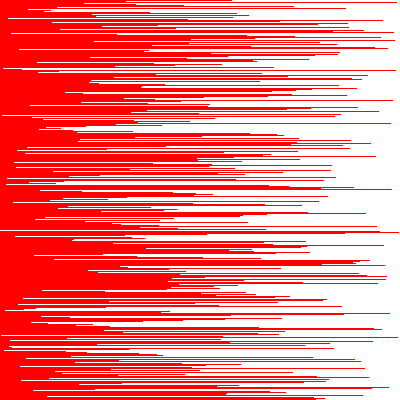
Frame 1 (no input)
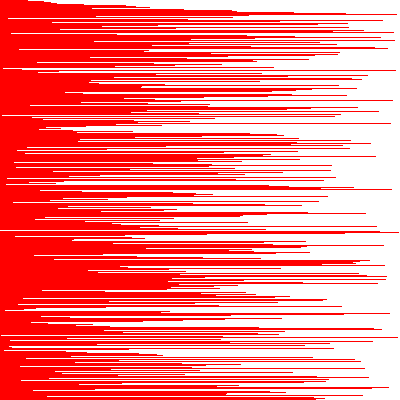
Frame 60 (the mouse pressed at the canvas centre just before this capture)
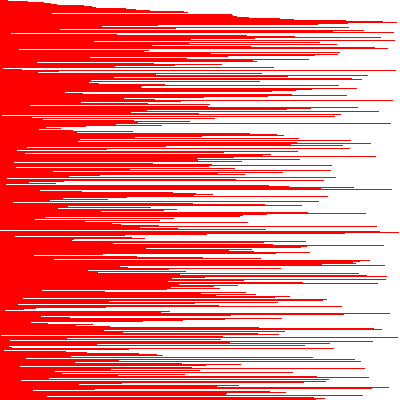
Frame 120 (the mouse held since frame 60 and released just before this capture)

The Processing sketch that drew these frames (run headless with seeded random() and noise(); from frame 60 on, the mouse is pressed at the canvas centre):

// Processing sketch: main
// ── main.pde
import java.util.Random;

int[] numberList;

void setup() {
  size(400, 400);
  numberList = new int[width];
  
  // fill array with numbers from 0 to width of sceen
  for (int i = 0; i < numberList.length; i++) {
    numberList[i] = i;
  }
  
  // randomize array order
  shuffleArray(numberList);
  
  // show array
  showIntArray(numberList);
}

void draw() {
  frameRate(10000);
  bubblesort();
  showIntArray(numberList);
}

// bubble sort function
void bubblesort() {
  int l = numberList.length;
  Boolean swapped = true;

  while (swapped) {
    swapped = false;
    for (int i = 0; i < l; i++) {
      if (i-1 != -1 && numberList[i - 1] > numberList[i]) {
        int a = numberList[i-1];
        int b = numberList[i];
        numberList[i] = a;
        numberList[i - 1] = b;
        swapped = true;
        return; // <-- remove return to do instande sorting
      }
    }
  }
}

// array show and shuffel function

void showIntArray(int[] list) {
  loadPixels();
  // clear pixels
  for (int i = 0; i < pixels.length; i++) {
        pixels[i] = color(255, 255, 255);
  }
  
  // draw pixels
  for (int i = 0; i < height; i++) {
    for (int j = 0; j < width; j++) {
      int index = (i*width) + j;
      if (j < list[i]) {
        pixels[index] = color(255, 0, 0);
      } else {
        break;
      }
    }
  }
  updatePixels();
}

void shuffleArray(int[] array) {
  Random rng = new Random();
 
  // i is the number of items remaining to be shuffled.
  for (int i = array.length; i > 1; i--) {
 
    // Pick a random element to swap with the i-th element.
    int j = rng.nextInt(i);  // 0 <= j <= i-1 (0-based array)
 
    // Swap array elements.
    int tmp = array[j];
    array[j] = array[i-1];
    array[i-1] = tmp;
  }
}
